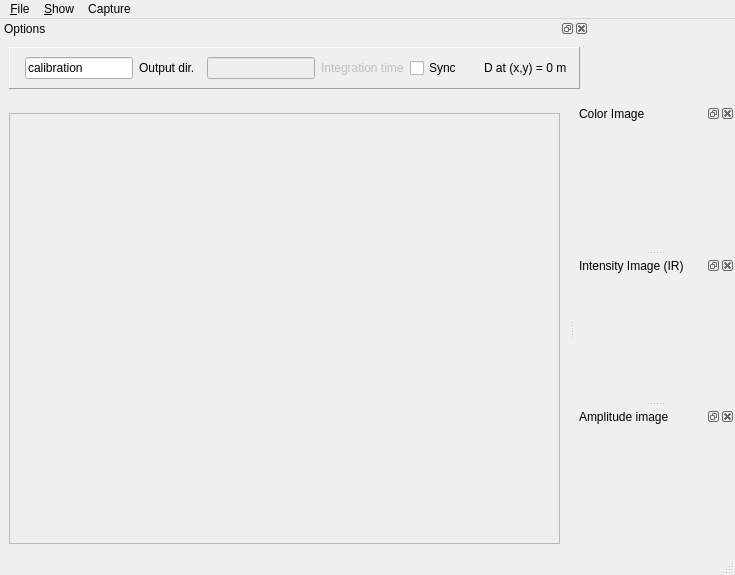
<?xml version="1.0" encoding="UTF-8"?>
<ui version="4.0">
 <class>RawImagesWindow</class>
 <widget class="QMainWindow" name="RawImagesWindow">
  <property name="geometry">
   <rect>
    <x>0</x>
    <y>0</y>
    <width>735</width>
    <height>575</height>
   </rect>
  </property>
  <property name="sizePolicy">
   <sizepolicy hsizetype="Expanding" vsizetype="Expanding">
    <horstretch>0</horstretch>
    <verstretch>0</verstretch>
   </sizepolicy>
  </property>
  <property name="windowTitle">
   <string>RGB-D Capture</string>
  </property>
  <widget class="QWidget" name="centralwidget">
   <layout class="QHBoxLayout" name="horizontalLayout">
    <item>
     <widget class="QFrame" name="frame_2">
      <property name="sizePolicy">
       <sizepolicy hsizetype="Expanding" vsizetype="Expanding">
        <horstretch>0</horstretch>
        <verstretch>0</verstretch>
       </sizepolicy>
      </property>
      <property name="frameShape">
       <enum>QFrame::StyledPanel</enum>
      </property>
      <property name="frameShadow">
       <enum>QFrame::Raised</enum>
      </property>
      <layout class="QHBoxLayout" name="horizontalLayout_2">
       <item>
        <widget class="ntk::ImageWidget" name="depthView" native="true">
         <property name="minimumSize">
          <size>
           <width>320</width>
           <height>240</height>
          </size>
         </property>
         <property name="focusPolicy">
          <enum>Qt::ClickFocus</enum>
         </property>
        </widget>
       </item>
      </layout>
     </widget>
    </item>
   </layout>
  </widget>
  <widget class="QMenuBar" name="menubar">
   <property name="geometry">
    <rect>
     <x>0</x>
     <y>0</y>
     <width>735</width>
     <height>21</height>
    </rect>
   </property>
   <widget class="QMenu" name="menuShow">
    <property name="title">
     <string>&amp;Show</string>
    </property>
    <addaction name="action_3D_View"/>
    <addaction name="action_Filters"/>
    <addaction name="actionObject_tracker"/>
   </widget>
   <widget class="QMenu" name="menuFile">
    <property name="title">
     <string>&amp;File</string>
    </property>
    <addaction name="action_GrabOneFrame"/>
    <addaction name="action_GrabFrames"/>
    <addaction name="action_Screen_capture_mode"/>
    <addaction name="actionSave_calibration_parameters"/>
    <addaction name="separator"/>
    <addaction name="action_Quit"/>
   </widget>
   <widget class="QMenu" name="menuCapture">
    <property name="title">
     <string>Capture</string>
    </property>
    <addaction name="actionPause"/>
    <addaction name="actionNext_frame"/>
    <addaction name="actionShow_IR"/>
    <addaction name="actionDual_RGB_IR_mode"/>
   </widget>
   <addaction name="menuFile"/>
   <addaction name="menuShow"/>
   <addaction name="menuCapture"/>
  </widget>
  <widget class="QStatusBar" name="statusbar"/>
  <widget class="QDockWidget" name="dockWidget">
   <property name="windowTitle">
    <string>Color Image</string>
   </property>
   <attribute name="dockWidgetArea">
    <number>2</number>
   </attribute>
   <widget class="QWidget" name="dockWidgetContents">
    <property name="minimumSize">
     <size>
      <width>160</width>
      <height>120</height>
     </size>
    </property>
    <layout class="QHBoxLayout" name="horizontalLayout_3">
     <item>
      <widget class="ntk::ImageWidget" name="colorView" native="true">
       <property name="sizePolicy">
        <sizepolicy hsizetype="Preferred" vsizetype="Preferred">
         <horstretch>0</horstretch>
         <verstretch>0</verstretch>
        </sizepolicy>
       </property>
      </widget>
     </item>
    </layout>
   </widget>
  </widget>
  <widget class="QDockWidget" name="dockWidget_2">
   <property name="windowTitle">
    <string>Intensity Image (IR)</string>
   </property>
   <attribute name="dockWidgetArea">
    <number>2</number>
   </attribute>
   <widget class="QWidget" name="dockWidgetContents_2">
    <property name="minimumSize">
     <size>
      <width>160</width>
      <height>120</height>
     </size>
    </property>
    <layout class="QHBoxLayout" name="horizontalLayout_4">
     <item>
      <widget class="ntk::ImageWidget" name="intensityView" native="true"/>
     </item>
    </layout>
   </widget>
  </widget>
  <widget class="QDockWidget" name="dockWidget_3">
   <property name="windowTitle">
    <string>Amplitude image</string>
   </property>
   <attribute name="dockWidgetArea">
    <number>2</number>
   </attribute>
   <widget class="QWidget" name="dockWidgetContents_3">
    <property name="minimumSize">
     <size>
      <width>160</width>
      <height>120</height>
     </size>
    </property>
    <layout class="QHBoxLayout" name="horizontalLayout_5">
     <item>
      <widget class="ntk::ImageWidget" name="amplitudeView" native="true"/>
     </item>
    </layout>
   </widget>
  </widget>
  <widget class="QDockWidget" name="dockWidget_4">
   <property name="windowTitle">
    <string>Options</string>
   </property>
   <attribute name="dockWidgetArea">
    <number>4</number>
   </attribute>
   <widget class="QWidget" name="dockWidgetContents_4">
    <property name="sizePolicy">
     <sizepolicy hsizetype="Fixed" vsizetype="Fixed">
      <horstretch>0</horstretch>
      <verstretch>0</verstretch>
     </sizepolicy>
    </property>
    <layout class="QHBoxLayout" name="horizontalLayout_6">
     <item>
      <widget class="QFrame" name="frame">
       <property name="sizePolicy">
        <sizepolicy hsizetype="Fixed" vsizetype="Fixed">
         <horstretch>0</horstretch>
         <verstretch>0</verstretch>
        </sizepolicy>
       </property>
       <property name="frameShape">
        <enum>QFrame::Panel</enum>
       </property>
       <property name="frameShadow">
        <enum>QFrame::Raised</enum>
       </property>
       <property name="lineWidth">
        <number>1</number>
       </property>
       <layout class="QHBoxLayout" name="horizontalLayout_7">
        <item>
         <widget class="Line" name="line_3">
          <property name="orientation">
           <enum>Qt::Horizontal</enum>
          </property>
         </widget>
        </item>
        <item>
         <widget class="QLineEdit" name="outputDirText">
          <property name="minimumSize">
           <size>
            <width>100</width>
            <height>0</height>
           </size>
          </property>
          <property name="focusPolicy">
           <enum>Qt::ClickFocus</enum>
          </property>
          <property name="text">
           <string>calibration</string>
          </property>
         </widget>
        </item>
        <item>
         <widget class="QLabel" name="label">
          <property name="text">
           <string>Output dir.</string>
          </property>
         </widget>
        </item>
        <item>
         <widget class="Line" name="line_2">
          <property name="orientation">
           <enum>Qt::Horizontal</enum>
          </property>
         </widget>
        </item>
        <item>
         <widget class="QLineEdit" name="integrationTimeText">
          <property name="enabled">
           <bool>false</bool>
          </property>
         </widget>
        </item>
        <item>
         <widget class="QLabel" name="label_2">
          <property name="enabled">
           <bool>false</bool>
          </property>
          <property name="text">
           <string>Integration time</string>
          </property>
         </widget>
        </item>
        <item>
         <widget class="QCheckBox" name="syncMode">
          <property name="text">
           <string>Sync</string>
          </property>
          <property name="checked">
           <bool>false</bool>
          </property>
         </widget>
        </item>
        <item>
         <widget class="Line" name="line">
          <property name="orientation">
           <enum>Qt::Horizontal</enum>
          </property>
         </widget>
        </item>
        <item>
         <spacer name="horizontalSpacer">
          <property name="orientation">
           <enum>Qt::Horizontal</enum>
          </property>
          <property name="sizeHint" stdset="0">
           <size>
            <width>10</width>
            <height>20</height>
           </size>
          </property>
         </spacer>
        </item>
        <item>
         <widget class="QLabel" name="distanceLabel">
          <property name="text">
           <string>D at (x,y) = 0 m </string>
          </property>
         </widget>
        </item>
       </layout>
      </widget>
     </item>
    </layout>
   </widget>
  </widget>
  <action name="action_GrabOneFrame">
   <property name="text">
    <string>Grab one frame</string>
   </property>
   <property name="shortcut">
    <string>Ctrl+G</string>
   </property>
  </action>
  <action name="action_Quit">
   <property name="text">
    <string>&amp;Quit</string>
   </property>
   <property name="shortcut">
    <string>Ctrl+Q</string>
   </property>
  </action>
  <action name="action_Show_Object_Detector">
   <property name="checkable">
    <bool>true</bool>
   </property>
   <property name="checked">
    <bool>false</bool>
   </property>
   <property name="text">
    <string>&amp;Object detector</string>
   </property>
  </action>
  <action name="action_3D_View">
   <property name="checkable">
    <bool>true</bool>
   </property>
   <property name="text">
    <string>3D &amp;View</string>
   </property>
  </action>
  <action name="action_Screen_capture_mode">
   <property name="checkable">
    <bool>true</bool>
   </property>
   <property name="enabled">
    <bool>true</bool>
   </property>
   <property name="text">
    <string>&amp;Screen capture mode</string>
   </property>
  </action>
  <action name="action_GrabFrames">
   <property name="checkable">
    <bool>true</bool>
   </property>
   <property name="text">
    <string>Grab all frames</string>
   </property>
  </action>
  <action name="action_Filters">
   <property name="checkable">
    <bool>true</bool>
   </property>
   <property name="text">
    <string>Filters</string>
   </property>
  </action>
  <action name="actionPa10_Controller">
   <property name="checkable">
    <bool>true</bool>
   </property>
   <property name="enabled">
    <bool>false</bool>
   </property>
   <property name="text">
    <string>Pa10 Controller</string>
   </property>
  </action>
  <action name="action_Show_Modeler">
   <property name="checkable">
    <bool>true</bool>
   </property>
   <property name="enabled">
    <bool>false</bool>
   </property>
   <property name="text">
    <string>3D Modeler</string>
   </property>
  </action>
  <action name="actionStep_by_step">
   <property name="text">
    <string>Step by step</string>
   </property>
  </action>
  <action name="actionStep_by_step_2">
   <property name="text">
    <string>Step by step</string>
   </property>
  </action>
  <action name="actionPause">
   <property name="checkable">
    <bool>true</bool>
   </property>
   <property name="text">
    <string>Pause</string>
   </property>
  </action>
  <action name="actionNext_frame">
   <property name="text">
    <string>Next frame</string>
   </property>
   <property name="shortcut">
    <string>Ctrl+Right</string>
   </property>
  </action>
  <action name="actionPedestrians">
   <property name="checkable">
    <bool>true</bool>
   </property>
   <property name="text">
    <string>Pedestrians</string>
   </property>
  </action>
  <action name="actionShow_IR">
   <property name="checkable">
    <bool>true</bool>
   </property>
   <property name="text">
    <string>Show IR</string>
   </property>
  </action>
  <action name="actionDual_RGB_IR_mode">
   <property name="checkable">
    <bool>true</bool>
   </property>
   <property name="text">
    <string>Dual RGB/IR mode</string>
   </property>
  </action>
  <action name="actionRecognise_Objects">
   <property name="checkable">
    <bool>true</bool>
   </property>
   <property name="text">
    <string>Recognise Objects</string>
   </property>
  </action>
  <action name="actionSave_calibration_parameters">
   <property name="text">
    <string>Save calibration parameters</string>
   </property>
  </action>
  <action name="actionObject_tracker">
   <property name="checkable">
    <bool>true</bool>
   </property>
   <property name="text">
    <string>Object tracker</string>
   </property>
  </action>
 </widget>
 <customwidgets>
  <customwidget>
   <class>ntk::ImageWidget</class>
   <extends>QWidget</extends>
   <header location="global">ntk/gui/image_widget.h</header>
   <container>1</container>
  </customwidget>
 </customwidgets>
 <resources/>
 <connections/>
</ui>
